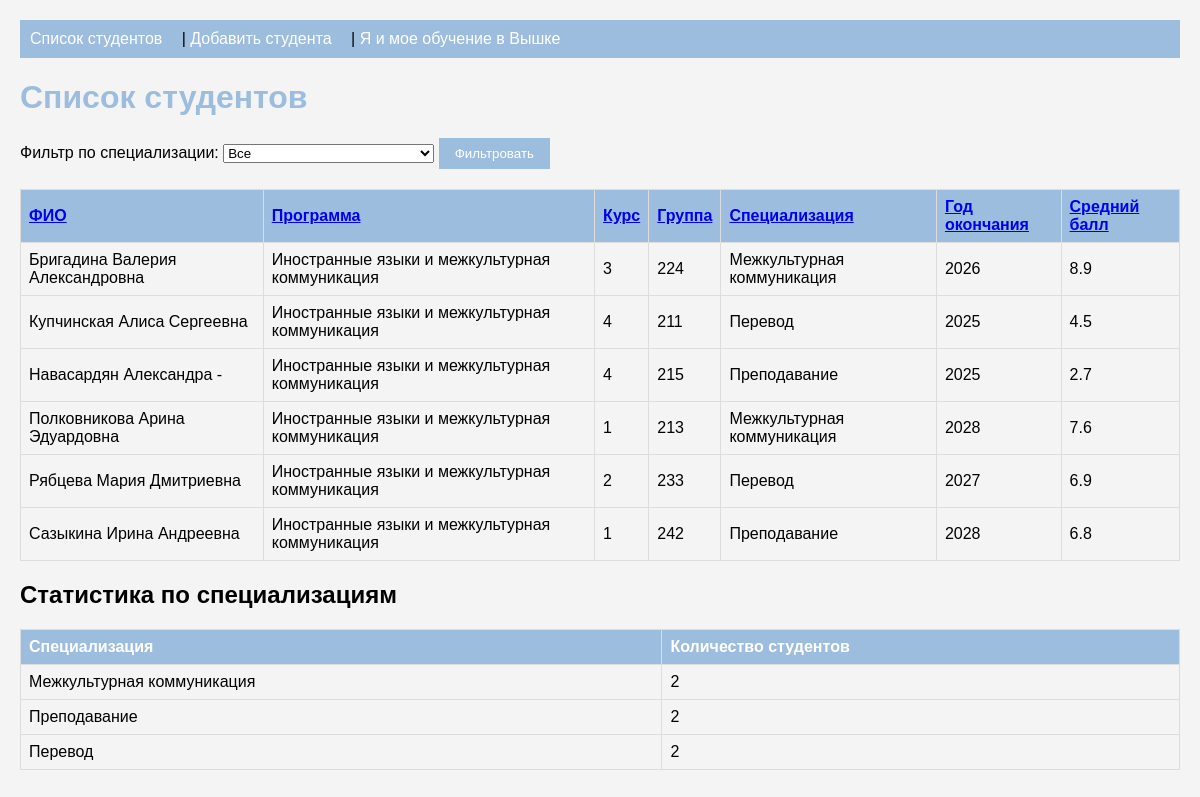
The page / on the database its author committed.
### students/models.py (models this page shows, shortened)
class Student(models.Model):
    SPECIALIZATION_CHOICES = [
        ('intercultural', 'Межкультурная коммуникация'),
        ('teaching', 'Преподавание'),
        ('translation', 'Перевод'),
    ]
    full_name = models.CharField(max_length=100, verbose_name='ФИО')
    program = models.CharField(max_length=100, verbose_name='Образовательная программа')
    course = models.IntegerField(choices=[(i, str(i)) for i in range(1, 5)], verbose_name='Курс')
    group_number = models.CharField(max_length=20, verbose_name='Номер группы')
    specialization = models.CharField(max_length=20, choices=SPECIALIZATION_CHOICES, verbose_name='Специализация')
    graduation_year = models.IntegerField(verbose_name='Год окончания')
    average_grade = models.FloatField(verbose_name='Средний балл')
    class Meta:
        verbose_name = 'Студент'
        verbose_name_plural = 'Студенты'

### students/views.py (the view)
# urls.py: path('', views.student_list, name='student_list'),
def student_list(request):
    sort_by = request.GET.get('sort_by', 'full_name')
    specialization_filter = request.GET.get('specialization', '')
    students = Student.objects.all()
    if specialization_filter:
        students = students.filter(specialization=specialization_filter)
    students = students.order_by(sort_by)
    specializations = Student.SPECIALIZATION_CHOICES
    stats = Student.objects.values('specialization').annotate(count=Count('specialization'))
    stats_dict = {s['specialization']: s['count'] for s in stats}
    specialization_stats = [
        {'name': dict(specializations).get(s, s), 'count': stats_dict.get(s, 0)}
        for s in dict(specializations).keys()
    ]
    return render(request, 'students/student_list.html', {
        'students': students,
        'specializations': specializations,
        'selected_specialization': specialization_filter,
        'stats': specialization_stats,
    })

### students/templates/students/student_list.html (shortened to what this page needs)
{% extends 'students/base.html' %}
{% block content %}
<h1>Список студентов</h1>
<form method="get">
    <label for="specialization">Фильтр по специализации:</label>
    <select name="specialization" id="specialization">
        <option value="">Все</option>
    </select>
    <button type="submit">Фильтровать</button>
</form>
<table>
    <thead>
        <tr>
            <th><a href="?sort_by=full_name">ФИО</a></th>
            <th><a href="?sort_by=program">Программа</a></th>
            <th><a href="?sort_by=course">Курс</a></th>
            <th><a href="?sort_by=group_number">Группа</a></th>
            <th><a href="?sort_by=specialization">Специализация</a></th>
            <th><a href="?sort_by=graduation_year">Год окончания</a></th>
            <th><a href="?sort_by=average_grade">Средний балл</a></th>
        </tr>
    </thead>
    <tbody>
        {% for student in students %}
        <tr>
            <td>{{ student.full_name }}</td>
            <td>{{ student.program }}</td>
            <td>{{ student.course }}</td>
            <td>{{ student.group_number }}</td>
            <td>{{ student.get_specialization_display }}</td>
            <td>{{ student.graduation_year }}</td>
            <td>{{ student.average_grade }}</td>
        </tr>
        {% endfor %}
    </tbody>
</table>
<h2>Статистика по специализациям</h2>
<table>
    <thead>
        <tr>
            <th>Специализация</th>
            <th>Количество студентов</th>
        </tr>
    </thead>
    <tbody>
        {% for stat in stats %}
        <tr>
            <td>{{ stat.name }}</td>
            <td>{{ stat.count }}</td>
        </tr>
        {% endfor %}
    </tbody>
</table>
{% endblock %}

### static/css/styles.css (style rules this page uses)
body { font-family: Arial, sans-serif; margin: 0; padding: 20px; background-color: #f4f4f4; }
h1 { color: #9dbdde; }
table { width: 100%; border-collapse: collapse; margin-top: 20px; }
th, td { border: 1px solid #ddd; padding: 8px; text-align: left; }
th { background-color: #9dbdde; color: white; }
button { padding: 8px 16px; background-color: #9dbdde; color: white; border: none; cursor: pointer; }

### rows shown on the page
Student: full_name "Бригадина Валерия Александровна", program "Иностранные языки и межкультурная коммуникация", course "3", group_number "224", specialization "Межкультурная коммуникация", graduation_year "2026", average_grade "8.9"
Student: full_name "Купчинская Алиса Сергеевна", program "Иностранные языки и межкультурная коммуникация", course "4", group_number "211", specialization "Перевод", graduation_year "2025", average_grade "4.5"
Student: full_name "Навасардян Александра -", program "Иностранные языки и межкультурная коммуникация", course "4", group_number "215", specialization "Преподавание", graduation_year "2025", average_grade "2.7"
Student: full_name "Полковникова Арина Эдуардовна", program "Иностранные языки и межкультурная коммуникация", course "1", group_number "213", specialization "Межкультурная коммуникация", graduation_year "2028", average_grade "7.6"
Student: full_name "Рябцева Мария Дмитриевна", program "Иностранные языки и межкультурная коммуникация", course "2", group_number "233", specialization "Перевод", graduation_year "2027", average_grade "6.9"
Student: full_name "Сазыкина Ирина Андреевна", program "Иностранные языки и межкультурная коммуникация", course "1", group_number "242", specialization "Преподавание", graduation_year "2028", average_grade "6.8"

### other values the page prints
{{ stat.name }} "Межкультурная коммуникация" "Преподавание" "Перевод"
{{ stat.count }} "2" "2" "2"
